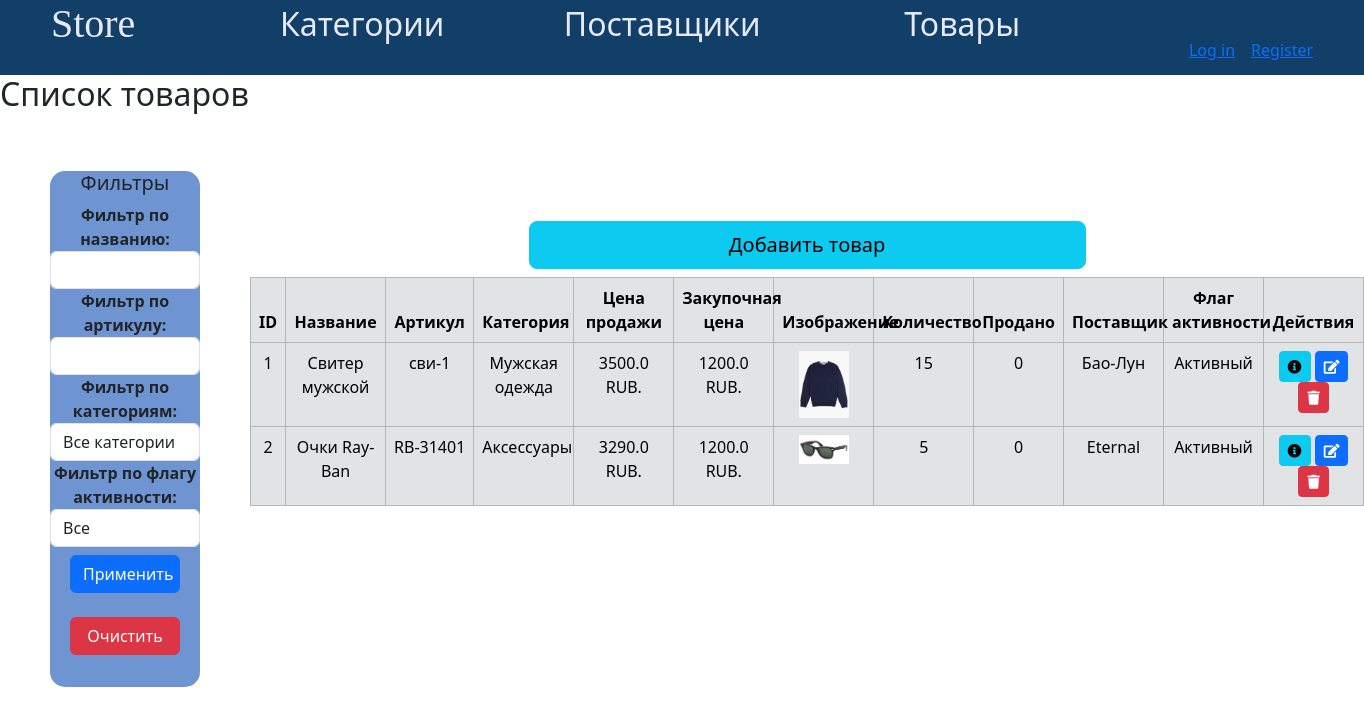
The app's page /goods_list/, older data.
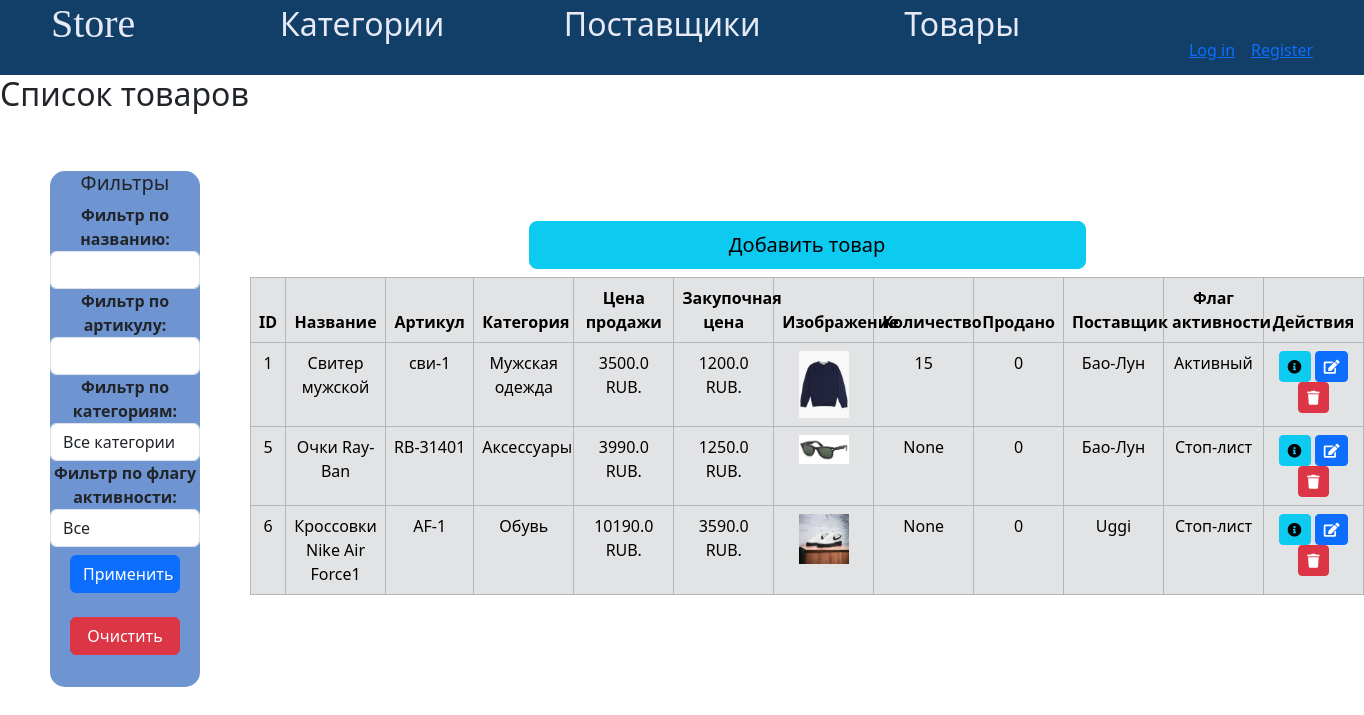
The same page, newer data.
### app_store/models.py (models this page shows, shortened)
class Good(models.Model):
    name = models.CharField(max_length=25, db_index=True,
                            verbose_name='название товара')
    part_number = models.CharField(max_length=10, verbose_name='артикул', default='')
    category = models.ForeignKey(GoodCategory, on_delete=models.CASCADE,
                                 verbose_name='категория',
                                 null=True)
    selling_price = models.FloatField(verbose_name='цена продажи')
    purchase_price = models.FloatField(verbose_name='закупочная цена')
    description = models.TextField(verbose_name='описание товара')
    image = models.ImageField(upload_to='goods/',
                              verbose_name='картинка товара',blank=True, null=True)
    quantity = models.IntegerField(verbose_name='кол-во товара', null=True)
    sold_quantity = models.IntegerField(default=0, verbose_name='кол-во продано')
    provider = models.ForeignKey(Provider, on_delete=models.CASCADE, verbose_name='поставщик')
    activity_choices = [
        ('a', 'Aктивный'),
        ('i', 'Стоп-лист')
    ]
    activity_flag = models.CharField(choices=activity_choices, max_length=1,
                                     default='i', verbose_name='флаг активности')
    class Meta:
        db_table = 'good'
        verbose_name = 'товар'
        verbose_name_plural = 'товары'

class GoodCategory(models.Model):
    name = models.CharField(verbose_name='категория товара', max_length=50,
                            db_index=True)
    class Meta:
        db_table = 'category'
        verbose_name = 'категория'
        verbose_name_plural = 'категории'
    def __str__(self):
        return f'{self.name}'

class Provider(models.Model):
    name = models.CharField(max_length=50, verbose_name='поставщик')
    phone_number = models.CharField(max_length=11, verbose_name='телефон поставщика')
    email = models.EmailField(max_length=50, verbose_name='почта')
    contact_person = models.CharField(max_length=255, verbose_name='контактное лицо')
    categories = models.ManyToManyField(GoodCategory, verbose_name='категории')
    class Meta:
        db_table = 'providers'
        verbose_name = 'поставщик'
        verbose_name_plural = 'поставщики'
    def __str__(self):
        return f'{self.name}'

### app_store/views.py (the view, shortened to what this page needs)
# urls.py: path('goods_list/', GoodsListView.as_view(), name='goods_list'),
class GoodsListView(View):
    def get(self, request):
        goods = Good.objects.all()
        categories = GoodCategory.objects.all()
        selected_category = request.GET.get('category')
        name_filter = request.GET.get('name')
        part_number_filter = request.GET.get('part_number')
        activity_flag = request.GET.get('activity_flag')
        if 'clear_filters' in request.GET:
            selected_category = None
            name_filter = ''
            part_number_filter = ''
            activity_flag = None
        if selected_category:
            goods = goods.filter(category__id=selected_category)
        if name_filter:
            goods = goods.filter(name__icontains=name_filter)
        if part_number_filter:
            goods = goods.filter(part_number__icontains=part_number_filter)
        if activity_flag:
            goods = goods.filter(activity_flag=activity_flag)
        form = GoodForm()
        return render(request, 'app_store/goods_list.html', {
            'goods': goods,
            'form': form,
            'categories': categories,
            'selected_category': selected_category,
            'name_filter': name_filter,
            'part_number_filter': part_number_filter,
            'activity_flag': activity_flag,
        })

### app_store/forms.py
class GoodForm(forms.ModelForm):
    class Meta:
        model = Good
        exclude = ['sold_quantity', 'quantity', 'activity_flag']

### app_store/templates/app_store/goods_list.html (shortened to what this page needs)
{% extends 'app_store/base.html' %}
{% load static %}
{% block links %}
    <link rel="stylesheet" type="text/css" href="{% static 'app_store/css/style1.css' %}">
    <link rel="stylesheet" href="https://cdn.jsdelivr.net/npm/bootstrap@5.3.2/dist/css/bootstrap.min.css">
    <link rel="stylesheet" href="https://cdnjs.cloudflare.com/ajax/libs/font-awesome/5.15.3/css/all.min.css">
{% endblock %}
{% block content %}
  <h2>Список товаров</h2>
<div style="display: flex;" >
    <div class="filterForm">
        <h5>Фильтры</h5>
        <form method="get" class="mb-3">
            <div class="form-group">
                <label for="name-filter"><b>Фильтр по названию:</b></label>
                <input style="margin: 0 auto; width: 150px;" type="text" class="form-control" id="name-filter" name="name" value="{{ request.get.name }}">
            </div>
            <div class="form-group">
                <label for="part-number-filter"><b>Фильтр по артикулу:</b></label>
                <input style="margin: 0 auto; width: 150px;" type="text" class="form-control" id="part-number-filter" name="part_number" value="{{ request.get.part_number }}">
            </div>
            <div class="form-group">
                <label for="category-filter"><b>Фильтр по категориям:</b></label>
                <select style="margin: 0 auto; width: 150px;" class="form-control" id="category-filter" name="category">
                    <option value="">Все категории</option>
                </select>
            </div>
            <div class="form-group">
                <label for="activity-filter"><b>Фильтр по флагу активности:</b></label>
                <select style="margin: 0 auto; width: 150px;" class="form-control" id="activity-filter" name="activity_flag">
                    <option value="">Все</option>
                </select>
            </div>
            <button style="width: 110px;" type="submit" class="btn btn-primary mt-2 mb-3">Применить</button>
            <button style="width: 110px;" class="btn btn-danger mt-2 mb-3" type="submit" name="clear_filters">Очистить</button>
        </form>
       </div>
      <div class="tableContainer">
          <div class="d-grid gap-2 col-6 mx-auto">
              <button type="button" class="btn btn-info btn-lg mb-2" data-bs-toggle="modal" data-bs-target="#addGoodModal">Добавить товар</button>
          </div>
        <table class="table table-secondary table-hover table-bordered text-center">
          <thead>
            <tr>
              <th>ID</th>
              <th>Название</th>
              <th>Артикул</th>
              <th>Категория</th>
              <th>Цена продажи</th>
              <th>Закупочная цена</th>
              <th>Изображение</th>
              <th>Количество</th>
              <th>Продано</th>
              <th>Поставщик</th>
              <th>Флаг активности</th>
              <th>Действия</th>
            </tr>
          </thead>
          <tbody>
            {% for good in goods %}
              <tr>
                <td>{{ good.id }}</td>
                <td>{{ good.name }}</td>
                <td>{{ good.part_number }}</td>
                <td>{{ good.category }}</td>
                <td>{{ good.selling_price }} RUB.</td>
                <td>{{ good.purchase_price }} RUB.</td>
                <td>{% if good.image %}<img src="{{ good.image.url }}" alt="{{ good.name }}" width="50">{% endif %}</td>
                <td>{{ good.quantity }}</td>
                <td>{{ good.sold_quantity }}</td>
                <td>{{ good.provider }}</td>
                <td>{{ good.get_activity_flag_display }}</td>
                <td>
                <a href="{% url 'good_detail' good.id %}" class="btn btn-info btn-sm" title="Подробнее">
                    <i class="fas fa-info-circle"></i>
                </a>
                 <button type="button" class="btn btn-primary btn-sm" onclick="location.href='/edit_good/1/'" title="Редактировать">
                    <i class="fas fa-edit"></i>
                </button>
                <form method="post" action="{% url 'delete_good' good.id %}'" style="display: inline;">
                  <button type="submit" class="btn btn-danger btn-sm" title="Удалить">
                    <i class="fas fa-trash"></i>
                  </button>
                </form>
                </td>
              </tr>
            {% empty %}
              <tr>
                <td colspan="12">Нет товаров</td>
              </tr>
            {% endfor %}
          </tbody>
        </table>
      </div>
    </div>
{% endblock %}

### app_store/templates/app_store/base.html (shortened to what this page needs)
{% load static %}
<!DOCTYPE html>
<html lang="en">
<head>
    {% block links %}{% endblock %}
</head>
<body>
{% block header %}
    <header class="header">
        <div class="d-flex justify-content-around mb-3">
            <h1 style="font-family: Brush Script MT, cursive" ><a class="headerText" href="#">Store</a></h1>
                <div class="linksDiv">
                    <div class="linkItem">
                       <a class="headerText" href="{% url 'categories_list' %}">Категории</a>
                    </div>
                    <div class="linkItem">
                        <a class="headerText" href="{% url 'providers_list' %}">Поставщики</a>
                    </div>
                    <div class="linkItem">
                        <a class="headerText" href="{% url 'goods_list' %}">Товары</a>
                    </div>
                </div>
            <div class="d-flex justify-content-between align-items-center">
                {% if request.user.is_authenticated %}
                <div class="dropdown">
                  <button class="btn btn-secondary bg-primary dropdown-toggle" type="button" data-bs-toggle="dropdown" aria-expanded="false">
                    Actions
                  </button>
                  <ul class="dropdown-menu">
                    <li><a class="dropdown-item" type="button" href="{% url 'profile' %}">Profile</a></li>
                    <li><a class="dropdown-item" href="{% url 'logout' %}">Logout</a></li>
                  </ul>
                </div>
                {% else %}
                    <a class="me-3" href="{% url 'login' %}">Log in</a>
                    <a href="{% url 'register' %}">Register</a>
                {% endif %}
            </div>
        </div>
    </header>
{% endblock %}
{% block content %}
{% endblock %}
</body>
</html>

### app_store/static/app_store/css/style1.css (style rules this page uses)
body { background-color: #a2a8d3 }
.header { height: 75px; background-color: #113f67; }
.headerText { color: #e7eaf6; text-decoration: none; }
.linksDiv { width: 850px; display: flex; justify-content: space-between; font-size: 32px; color: #e7eaf6; }
.linkItem { margin: 0px; text-align: center; width: 250px; height: 100px; }
.tableContainer { margin-top: 100px; width: 1500px; }
td, th { max-width: 100px; }
.filterForm { margin: 50px; width: 200px; text-align: center; background-color: #6F94D2; border-radius: 15px; }

Row changes from the older to the newer data that the page shows:
removed Good: id "2", name "Очки Ray-Ban", part_number "RB-31401", category "Аксессуары", selling_price "3290.0", purchase_price "1200.0", image (picture), quantity "5", sold_quantity "0", provider "Eternal", activity_flag "Aктивный"
added Good: id "5", name "Очки Ray-Ban", part_number "RB-31401", category "Аксессуары", selling_price "3990.0", purchase_price "1250.0", image (picture), quantity "None", sold_quantity "0", provider "Бао-Лун", activity_flag "Стоп-лист"
added Good: id "6", name "Кроccовки Nike Air Force1", part_number "AF-1", category "Обувь", selling_price "10190.0", purchase_price "3590.0", image (picture), quantity "None", sold_quantity "0", provider "Uggi", activity_flag "Стоп-лист"
